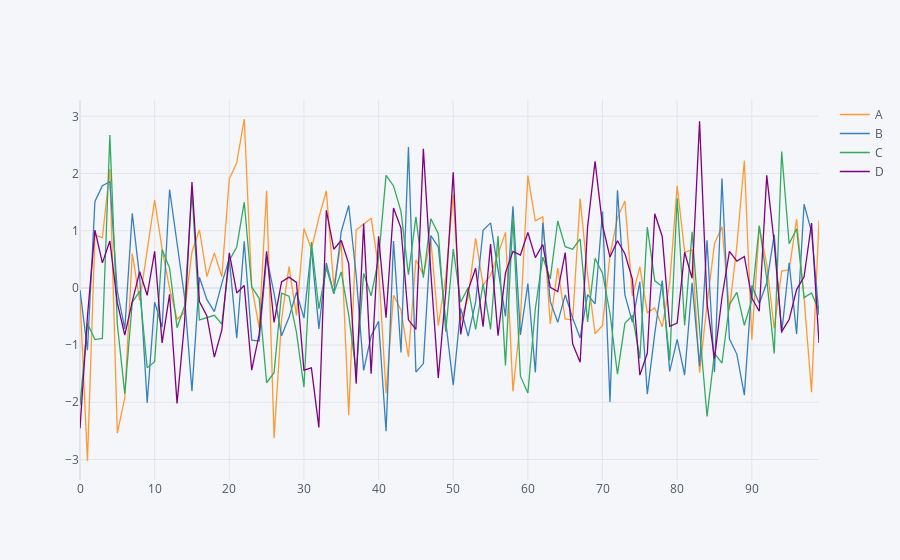

Notebook cell for this chart:
### Markdown cell above
The above plot is converted into plotly interactive image (below) and we can scoll and tell the index value

### Code cell
df.iplot()
